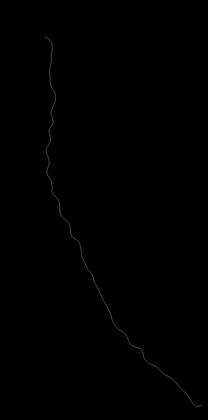
%> input picture 200G.pbm, 208 x 420 px, shrunk from 891 x 1803 before the run
$ octave --eval "getLenFromBig;"   (GNU Octave 9; MATLAB toolbox functions it lacks are replaced by stand-ins)
%> lines starting %> are read from the running program, lines starting %| are printed output that depends on the picture; in (x1, y1, x2, y2) boxes, pixels count from 0 and x2, y2 are one past the last pixel; in counts of white or black regions, pixels touching at a corner belong together; the program's own positions count from 1
### BaiSkeletonPruningDCE/GetContour1.m
function  [aa,bb,edge]=GetContour(bw)
%----------------------------------------
%Name: contour=GetContour(bw)
%Desc: To get the point's position along the boundary
%      bw is a n¡Án matrix
%Para: In bw, Non-zero point present the position of the shape
%Return:aa ,bb--the point's position along the boundary
%----------------------------------------
if max(max(bw))>1;

    I2=im2bw(bw,0.5);
else
    I2=bw;
end

[mm,nn]=size(bw);
   I3=bwperim(I2);
 edge=zeros(mm,nn);
   i=1;
   for j=1:nn;
       I3(i,j)=0;
   end
   i=mm;
   for j=1:nn;
       I3(i,j)=0;
   end
   j=1;
   for i=1:mm;
       I3(i,j)=0;
   end
   j=nn;
   for i=1:mm;
       I3(i,j)=0;
   end


   dx=[-1,-1,-1,0,1,1,1,0];
   dy=[-1,0,1,1,1,0,-1,-1];
   for i=1:mm;
       for j=1:nn;

           y=j;
           x=mm-i+1;
           if I3(x,y)==1;
               sx=x;
               sy=y;
           end
       end
   end
   cx=sx;
   cy=sy;
   temp=0;
   NO=1;

   bFindStartPoint = 0;
   while(~bFindStartPoint);
       aa(NO)=cx;
       bb(NO)=cy;
       edge(cx,cy)=1;
       bFindPoint =0;
       while ~bFindPoint;
               tx=cx+dx(temp+1);
               ty=cy+dy(temp+1);
               pixel = I3(tx,ty);
               if pixel==1;
                   bFindPoint = 1;
                   cx=tx;
                   cy=ty;
                   if cx==sx&cy==sy;
                       bFindStartPoint=1;
                   end
                   temp=temp-1;
                   if temp==-1;
                       temp=7;
                   end
                   temp=temp-1;
                   if temp==-1;
                       temp=7;
                   end
               else
                   temp=temp+1;
                   if temp==8;
                       temp=0;
                   end
               end
           end
           NO=NO+1;

       end


### BaiSkeletonPruningDCE/evolution.m
function [s, value, delval]=evolution(slist,number,maxvalue,keepEndpoints,processUntilConvex,show)
%EVOLUTION(slist, number,<maxvalue>,<keepEndpoints>,<processUntilConvex><show>)
% discrete curve evolution of slist to n points
%input: slist, number of vertices in resulting list
%       optional: maxvalue: stop criterion,if >0.0 value overrides number
%       optional: keepEndpoints. if set to 1, endpoints are NOT deleted
%       optional: processUntilConvex. if set to 1, evolution continues until
%                 shape is convex
%       optional: show: displayflag
%output: s=simplificated list
%			value= vector containing values of remaining vertices in point-order
%			delval= vector containing values of deleted vertices in order of deletion


% this function is not speed-optimized, it is near a simple brute force
% implementation !

% blocking of vertices is taken into account.
if exist('keepEndpoints')==0
    keepEndpoints=0;
end

if exist('processUntilConvex==0')==0
    processUntilConvex=0;
end

% [5 lines of commented-out code are left out]
display = 0;

if (exist('maxvalue')) & maxvalue > 0
   number=3;
else
   maxvalue=inf;
end

if (processUntilConvex>0)
    number=3;
    maxValue = inf;
end

if (number<3) | (length(slist)<=3)
   fprintf('WARNING (evolution): less than 3 vertices\n')
   s=slist;
   return
end

delval=[];
peri=polperimetr([slist;slist(1,:)]);
s=slist;

%initialize value vector (containing the information value of each vertex)
value=zeros(length(s),1);
for i=1:length(s)
	value(i)=relevance(s,i,peri,keepEndpoints);
end


m=-1;
%mainloop
while 1

   if display
   	plotslist(s,1);
      fprintf('value of deleted vertex: %7.5f\n',m);
      pause;
   end

   if processUntilConvex & isConvex(s)
       break;                   % => ready
   end

   if number >= length(s)
      break;						% => ready
   end


   [m i]=min(value);				%find min. value
   if m > maxvalue				% => ready
      break
   end


   % test blocking
   if m > 0
      bf=blocked(s,i);

      % if vertex is blocked, find first non-blocked vertex
      % this procedure is separated from the 'usual min-case'
      % for speed-reasons (sort is needed instead of min)
      if bf
         [rel ind]=sort(value);
         j=2;
      	m=1e16;  %inf.

         while j <= length(s)
         	i=ind(j);
         	bf=blocked(s,i);
         	if bf==0
         	   m=rel(j);
         	   break;
            end
            j=j+1;
      	end

      	if m>maxvalue
         	break;					% => ready.
      	end
      end
   end

   %delete vertex
   px=s(i,1);
   py=s(i,2);		% keep coordinates
   s(i,:)=[];
   value(i)=[];
   delval=[delval; m];


   %neighbouring vertices
   i0=i-1;
   i1=i;
   if i0==0
   	i0=length(s);
	elseif i1>length(s)
   	i1=1;
   end


   %neighbouring vertices changed value
   value(i0)=relevance(s,i0,peri,keepEndpoints);
   value(i1)=relevance(s,i1,peri,keepEndpoints);

end %while
return

%-------------------------------------------
%RELEVANCE
%returns normalized relevance measure of required index

% [36 lines left out: function relevance, not called in this run]

%-------------------------------------------------------------
%seglength

% [5 lines left out: function seglength, not called in this run]

%-------------------------------------------------------------
%blocked

% [63 lines left out: function blocked, not called in this run]


%-------------------------------------------------------------
% check if shape is convex (or concave)

% [36 lines left out: functions isConvex, curvatureDirection, not called in this run]


% PERIMETER Perimeter (length) of a polygon.
%	P = PERIMETR(s) Returns perimeter (length)
%	of a polygon (or a sequence of line segments)
% Calculate length ......................
function  p = polperimetr(s)
p = sum(sqrt(diff(s(:,1)).^2+diff(s(:,2)).^2));

### BaiSkeletonPruningDCE/div_skeleton_new.m

function [bw,I0,x,y,x1,y1,aa,bb]=div_skeleton_new(ro,T1,I0,no_vertice)
%Output: bw is skeleton image, I0 is original image
%        [x,y] is DCE verices, and [x1,y1] is skeleton endpoints
%        [aa,bb] is the original contour
%input : ro is always set as 4, and
%T1 is the parameter for evaluating the intersection, it is distance in pixels
%I0 is the input binary image,
%no_vertice is the number of vertices of the polygon similified by DCE.


if max(max(I0))>1;
I0=im2bw(I0);
end
%I0=1-I0;%add
%[aa,bb,I5]=GetContour(I0);
 [aa,bb,I5]=GetContour1(I0);

%[aa,bb]=TraceContour(I1)

%I2=im2bw(I1,0.5);
I3=bwperim(I0);

[s,value]=evolution([aa',bb'],no_vertice);
a=s(:,1);
b=s(:,2);
NO=length(a);


    [convex_temp,concave_temp]=FindConvex(a,b,NO);
     convex=zeros(1,NO);
     convex(convex_temp)=1;

   m=length(a);
    for i=1:m;
        intersect(i)=Intersecto(a,b,i,concave_temp,T1);
    end
    final=convex-intersect;
    remain=find(final==1);
    NONO=length(remain);
    aaa=a(remain); bbb=b(remain);

mark=Curvediv1(aa,bb,aaa,bbb,NONO,I3);
[p,q]=find(mark~=0);
u=length(p);
for i=1:u;
    mark(p(i),q(i))=mark(p(i),q(i))+1;
end
mark=MarkOther(mark, I3, I5);
bw=SkeletonGrow1(I0,ro,mark);
x=a;
x(NO+1)=a(1);
y=b;
y(NO+1)=b(1);
x1=aaa;
y1=bbb;

%figure;plot(x,y);
%figure;plot(aa,bb);

### BaiSkeletonPruningDCE/FindConvex.m
function [l,lc]=FindConvex(a,b,NOs)
i=1;
dx1 = a(i) - a(NOs);
dy1 = b(i) - b(NOs);
dx2 = a(i+1)-a(i) ;
dy2 = b(i+1)-b(i) ;
temp(i) = dx1*dy2 - dy1*dx2;
for i=2:NOs-1;
    dx1 = a(i)-a(i-1) ;
    dy1 = b(i)-b(i-1) ;
    dx2 = a(i+1)-a(i) ;
    dy2 = b(i+1)-b(i) ;
    temp(i) = dx1*dy2 - dy1*dx2;
end
i=NOs;
dx1 = a(i)-a(i-1) ;
dy1 = b(i)-b(i-1) ;
dx2 = a(1)-a(i) ;
dy2 = b(1)-b(i) ;
temp(i) = dx1*dy2 - dy1*dx2;

%%
l1=find(temp>0);
l2=find(temp<0);

if length(l1)>length(l2);
    l=l1;lc=l2;
else
    l=l2;lc=l1;
end

### getImgFileNames.m
function [filenames flFlag]=getImgFileNames(filterSpec)
% filenames will always be a cell array.
% filterSpec should be like {'*.png;*.PNG','Images';'*.*','All'}.
% flFlag: filelist flag.

if nargin==0
	filterSpec={'*.png;*.PNG;*.jpg;*.jpeg;*.JPG;*.JPEG;*.tif;*.tiff;*.TIF;*.TIFF','Images';'*.fl','filelist';'*.*','All'};
end

% Open path history.
oldDir='./';
if exist('path.hist','file')
	fid=fopen('path.hist','rt');
	oldDir=fgetl(fid);
	fclose(fid);
%	 oldDir=strrep(oldDir,' ','\ '); % escape the space in path name.
%	 oldDir={oldDir}; % Make it a cell so space in filename will be safe.
end
if ~ischar(oldDir)
	oldDir='./';
end

[filename,pathname,fIdx] = uigetfile(filterSpec,'Select Images',oldDir,'multiselect','on');
%> the answer given: 200G.pbm

if isequal(filename,0)
% 	disp('User Pressed Cancel.');
% 	filenames={0};
    filenames='';
    flFlag=0;
	return;
end

% If input a filelist, then read the filelist file and return all filenames
% in it.
flFlag=0;
if fIdx==2
    flFlag=1;
    if iscell(filename)
        error('getImgFileNames: only one filelist could be input each time.');
    end
    filenames=getFilelist(fullfile(pathname,filename));
% [10 lines of commented-out code are left out]
elseif ~iscell(filename)
	filenames=fullfile(pathname,filename);
	filenames={filenames};
else
	l=length(filename);
	filenames=cell(l,1);
	for i=1:l
		filenames(i)={[pathname filename{i}]};
	end
end

% Write path history.
if ~strcmpi(oldDir,pathname)
	fid=fopen('path.hist','wt');
	fprintf(fid,'%s',pathname);
	fclose(fid);
end

end

### getLenFromBig.m
function getLenFromBig

global rowTileNum colTileNum debugFlag verNum;

% Parameters.
rowTileNum=7;
colTileNum=7;
debugFlag=1;
verNum=3; % skeleton ver num.

close all;
warning off Images:initSize:adjustingMag; % Turn off image scaling warnings.
warning off all;
iptsetpref('ImshowBorder','tight'); % Make imshow display no border and thus print will save no white border.

files=getImgFileNames({'*.bw.png','Bitwise Image'});
if files{1}==0
    return;
end


for i=1:length(files)
    getLenFromFile(files{1});
% [4 lines not run here, left out]
function getLenFromFile(filename)
%> called with filename = './200G.pbm'
% Get lengths.

bw=imread(filename);
%> bw is the input picture: size 420x208 uint8; min 0, max 62, mean 0.3

if ~islogical(bw)
    fsprintf(1,'getLenFromFile: %s is not logical, but %s\n',filename,class(bw));
%> (this line was passed over: fsprintf is not available in this run)
    bw=bw~=0;
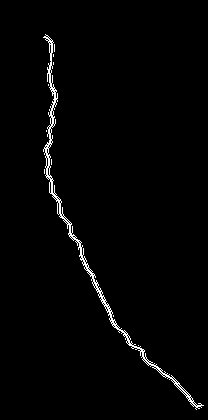
%> bw: size 420x208 logical; 1.7% white in thin lines or dots, all inside (x1, y1, x2, y2) = (43, 34, 204, 410)
end

res=getLength(bw);

% Save result: count textfile and image.
[pathstr, name]=fileparts(filename);
[tempstr, name]=fileparts(name);
imageFile=fullfile(pathstr,[name '_res.png']);
% imsave(gca,imageFile,'png');
print('-dpng', '-r300',imageFile);
countFile=fullfile(pathstr,[name '.txt']);
fid=fopen(countFile,'w');
fprintf(fid,'%6.2f\n',res(:,3));
fclose(fid);

end

%%

function res=getLength(bw)

global verNum;

addpath(genpath('BaiSkeletonPruningDCE/'));

[L Lnum]=bwlabel(bw,8);
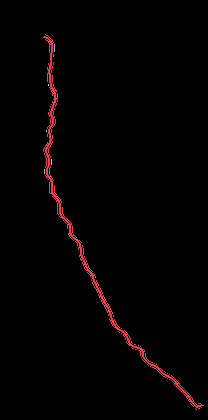
%> L: size 420x208 double; 11 distinct labels, from 0 to 10; one colour per label, 0 black
%> Lnum = 10
% res: [centerRow, centerCol, length].
res=zeros(Lnum,3);

% [6 lines of commented-out code are left out]

figure;
imshow(bw);
hold on;

for i=1:Lnum
%     labelNum=L(pollen(i,1),pollen(i,2));
%     mask=L==labelNum;
    mask=L==i;
    [skel]=div_skeleton_new(4,1,~mask,verNum);
    skel=(skel~=0); % Convert the unit8 to logical.
    skel=parsiSkel(skel);
    [bbSubs bbLen bbImg tbSubs tbLen tbImg ratioInBbSubs idxLen]=getBackbone(skel,0);
%     res(i,:)=[pollen(i,1) pollen(i,2) bbLen];
    res(i,:)=[bbSubs(1,1) bbSubs(1,2) bbLen];

    plot(bbSubs(:,2),bbSubs(:,1),'.r','MarkerSize',1);
end
%> this loop made 1 pass
%> pass 1, in GetContour, `I3=bwperim(I2);`:
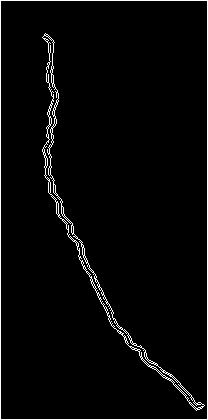
%> I3: size 420x208 logical; 3% white in thin lines or dots
%> the run ends on the next line

end
